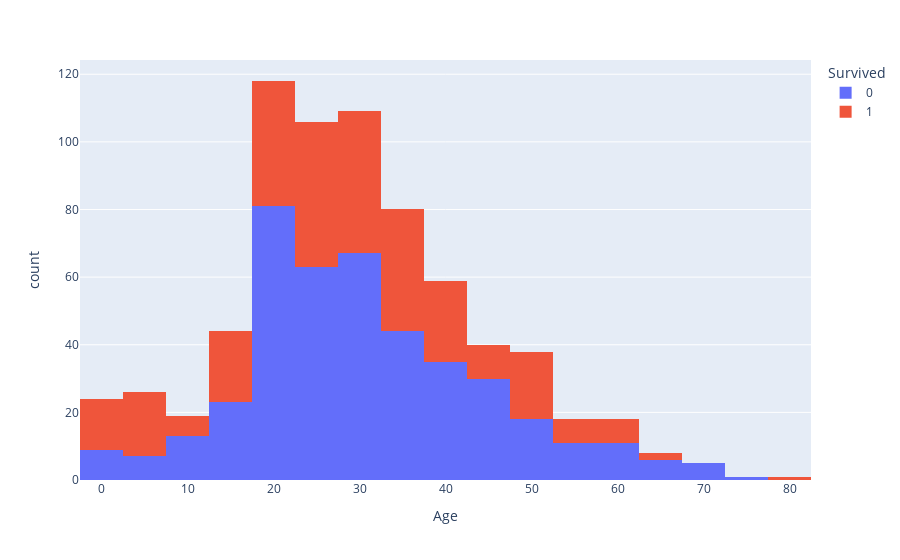

The notebook cell saved with this chart:
### Markdown cell above
### Step 5: Histogram age and survival

### Code cell
px.histogram(titanicdf, x="Age", color="Survived", barmode="stack", nbins=20)

### Figure 1 — Plotly figure (JSON) as saved in the notebook; plotly's stock layout.template omitted (floating-point values rounded to 4 significant figures; data arrays with more than 128 entries replaced by an {"elided": "..."} marker saying what was removed)
{"data": [{"alignmentgroup": "True", "bingroup": "x", "hovertemplate": "Survived=0<br>Age=%{x}<br>count=%{y}<extra></extra>", "legendgroup": "0", "marker": {"color": "#636efa", "pattern": {"shape": ""}}, "name": "0", "nbinsx": 20, "offsetgroup": "0", "orientation": "v", "showlegend": true, "type": "histogram", "x": {"elided": "549 float values"}, "xaxis": "x", "yaxis": "y"}, {"alignmentgroup": "True", "bingroup": "x", "hovertemplate": "Survived=1<br>Age=%{x}<br>count=%{y}<extra></extra>", "legendgroup": "1", "marker": {"color": "#EF553B", "pattern": {"shape": ""}}, "name": "1", "nbinsx": 20, "offsetgroup": "1", "orientation": "v", "showlegend": true, "type": "histogram", "x": {"elided": "342 float values"}, "xaxis": "x", "yaxis": "y"}], "layout": {"barmode": "stack", "legend": {"title": {"text": "Survived"}, "tracegroupgap": 0}, "margin": {"t": 60}, "xaxis": {"anchor": "y", "domain": [0, 1], "title": {"text": "Age"}}, "yaxis": {"anchor": "x", "domain": [0, 1], "title": {"text": "count"}}}}
